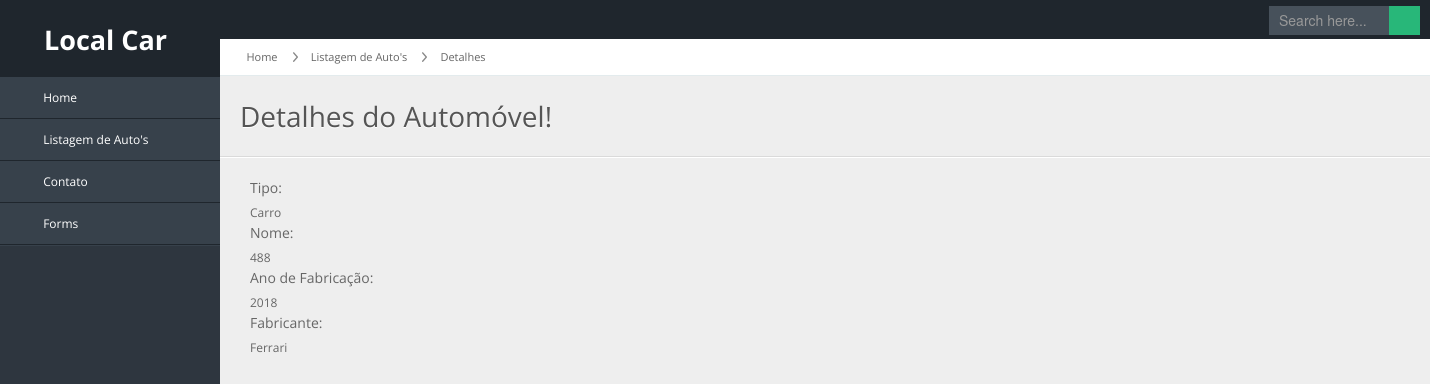
The page /veiculos/automovel/4/ on the database its author committed.
### veiculos/models.py (models this page shows)
class Veiculo(models.Model):
      tipo = models.CharField(max_length=50)
      nome = models.CharField(max_length=50)
      ano = models.CharField(max_length=4)
      fabricante = models.CharField(max_length=50)

### veiculos/views.py (the view)
# urls.py: path('automovel/<int:veiculo_id>/', views.automovel_show),
def automovel_show(request, veiculo_id):
      veiculo = Veiculo.objects.get(pk=veiculo_id)
      return render(request, 'automovel/show.html', {'veiculo':veiculo})

### veiculos/templates/automovel/show.html
{% extends "base.html" %} {% block content %}
<div id="content-header">
      <div id="breadcrumb">
            <a href="/veiculos/" title="Ir até a Home" class="tip-bottom">
                  <i class="icon-home"></i> Home</a>
            <a href="/veiculos/automovel" class="tip-bottom">Listagem de Auto's</a>
            <a class="tip-bottom">Detalhes</a>
      </div>
      <h1>Detalhes do Automóvel!</h1>
      <hr>
</div>
<div class="span12">
      <div>
            <label>Tipo:</label>
            {{veiculo.tipo}}
      </div>
      <div>
            <label>Nome:</label>
            {{veiculo.nome}}
      </div>
      <div>
            <label>Ano de Fabricação:</label>
            {{veiculo.ano}}
      </div>
      <div>
            <label>Fabricante:</label>
            {{veiculo.fabricante}}
      </div>
</div>
{% endblock %}

### veiculos/static/css/matrix-style.css (style rules this page uses)
* { outline:none !important; -moz-outline: none !important; }
html, body { height:100% }
body { overflow-x: hidden; margin-top: -10px; font-family: 'Open Sans', sans-serif; font-size:12px; color:#666; }
hr { border-top-color:#dadada; }
#content-header { position: abslute; width: 100%; margin-top: -38px; z-index: 20; }
#content-header h1 { color: #555555; font-size: 28px; font-weight: normal; float: none; text-shadow: 0 1px 0 #ffffff; margin-left: 20px; position: relative; }
#content-header h1, #content-header .btn-group { margin-top: 20px; }
#breadcrumb { background-color: #fff; border-bottom: 1px solid #e3ebed; }
#breadcrumb a { padding: 8px 20px 8px 10px; display: inline-block; background-image: url('../img/breadcrumb.png'); background-position: center right; background-repeat: no-repeat; font-size: 11px; color: #666666; }
#breadcrumb a:last-child { background-image:none; }
#breadcrumb a i { margin-right: 5px; opacity: .6; }
.stat-boxes .peity_bar_good, .stat-boxes .peity_line_good, { color: #459D1C; }

### veiculos/static/css/matrix-media.css (style rules this page uses)
body { background:#2E363F; }

### rows shown on the page
Veiculo: tipo "Carro", nome "488", ano "2018", fabricante "Ferrari"
